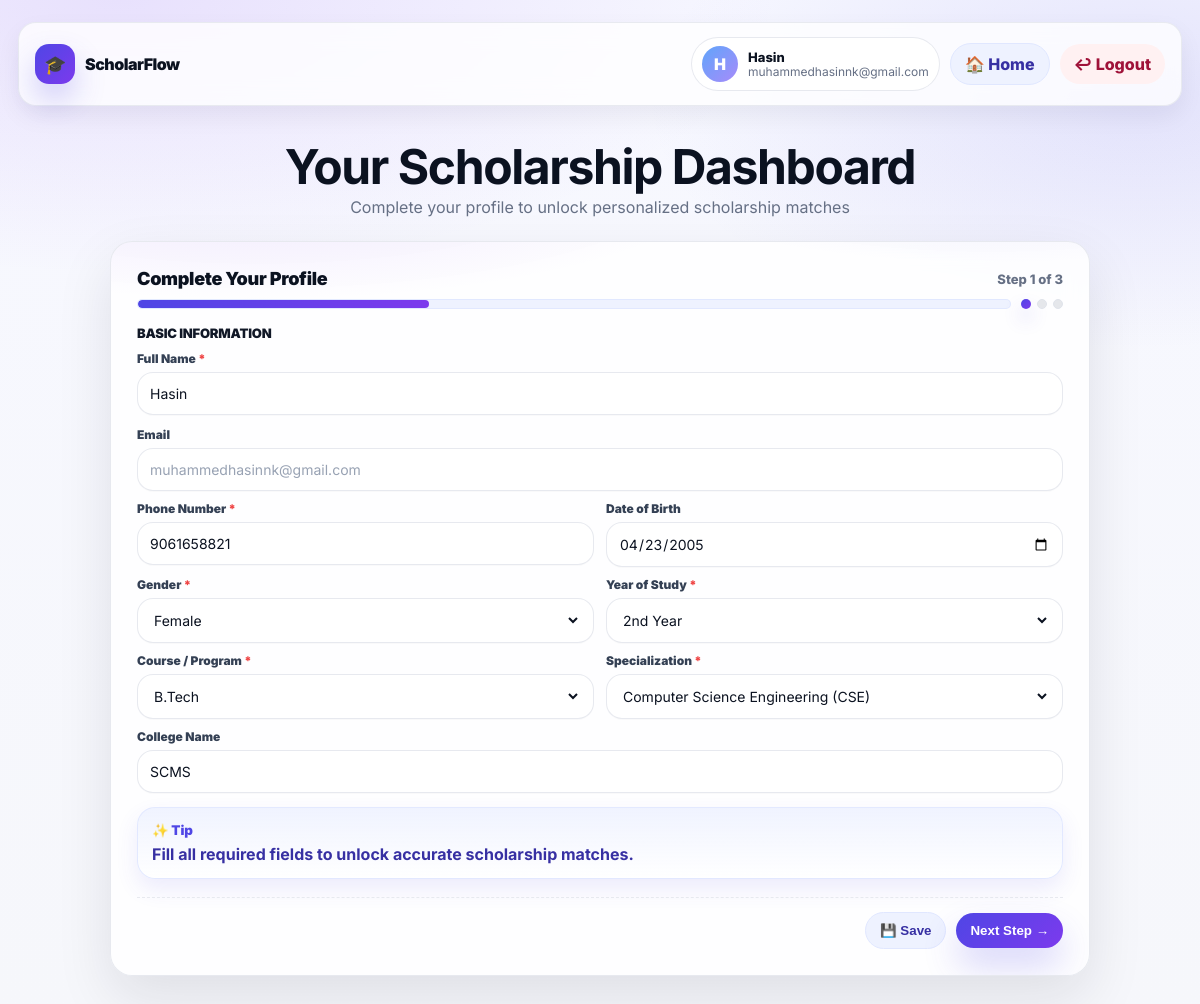
The app's page /dashboard (signed in) with its own data.
### tables this page shows
CREATE TABLE student_profiles (
            id INTEGER PRIMARY KEY AUTOINCREMENT,
            user_email TEXT UNIQUE NOT NULL,
            full_name TEXT,
            phone TEXT,
            gender TEXT,
            dob TEXT,
            state TEXT,
            category TEXT,
            course TEXT,
            specialization TEXT,
            college TEXT,
            year_of_study TEXT,
            cgpa REAL,
            income REAL,
            skills TEXT,
            created_at TIMESTAMP DEFAULT CURRENT_TIMESTAMP,
            updated_at TIMESTAMP DEFAULT CURRENT_TIMESTAMP
        );

### app.py (the view)
@app.route("/dashboard")
@login_required
def dashboard():
    saved_profile = get_student_profile(session["user_email"])
    return render_template(
        "dashboard.html",
        user_name=session.get("user_name", "Student"),
        user_email=session.get("user_email", ""),
        saved_profile=saved_profile
    )

### app.py (called while the page is built)
def get_conn():
    conn = sqlite3.connect(DB_PATH)
    conn.row_factory = sqlite3.Row
    return conn

def get_student_profile(user_email):
    conn = get_conn()
    cur = conn.cursor()
    cur.execute("SELECT * FROM student_profiles WHERE user_email=?", (user_email,))
    row = cur.fetchone()
    conn.close()
    return row

def login_required(f):
    @wraps(f)
    def wrap(*args, **kwargs):
        if "user_email" not in session:
            flash("Please login first.", "warning")
            return redirect(url_for("login"))
        return f(*args, **kwargs)
    return wrap

### templates/dashboard.html (shortened to what this page needs)
<!DOCTYPE html>
<html lang="en">
<head>
</head>
<body>
  <div class="wrap">
    <div class="nav">
      <div class="brand">
        <div class="brand-badge">🎓</div>
        <div>ScholarFlow</div>
      </div>
      <div class="nav-right">
        <div class="userchip">
          <div class="avatar" id="avatarText">S</div>
          <div class="user-meta">
            <div class="user-name">{{ user_name }}</div>
            <div class="user-email">{{ user_email }}</div>
          </div>
        </div>
        <a class="btn btn-soft" href="{{ url_for('home') }}">🏠 Home</a>
        <a class="btn btn-danger" href="{{ url_for('logout') }}">↩ Logout</a>
      </div>
    </div>
    <div class="hero">
      <h1>Your Scholarship Dashboard</h1>
      <p>Complete your profile to unlock personalized scholarship matches</p>
    </div>
    <div class="grid">
      <div class="card">
        <div class="card-pad">
          <div class="card-title">
            <h2>Complete Your Profile</h2>
            <div class="step-meta" id="stepMeta">Step 1 of 3</div>
          </div>
          <div class="progress-wrap">
            <div class="progress"><div id="progressBar"></div></div>
            <div class="step-dots" aria-label="Steps">
              <span class="dot active" id="dot1"></span>
              <span class="dot" id="dot2"></span>
              <span class="dot" id="dot3"></span>
            </div>
          </div>
          <form method="POST" action="{{ url_for('recommendations_page') }}">
            <div class="step" id="step1">
              <div class="section-h">Basic Information</div>
              <div class="form-grid one">
                <div>
                  <label>Full Name <span class="req">*</span></label>
                  <div class="field">
                    <input
                      id="full_name"
                      name="full_name"
                      value="{{ saved_profile.full_name if saved_profile else user_name }}"
                      placeholder="Enter your full name"
                      required
                    >
                  </div>
                </div>
                <div>
                  <label>Email</label>
                  <div class="field">
                    <input id="email" value="{{ user_email }}" disabled>
                  </div>
                </div>
              </div>
              <div class="form-grid">
                <div>
                  <label>Phone Number <span class="req">*</span></label>
                  <div class="field">
                    <input
                      id="phone"
                      name="phone"
                      type="tel"
                      pattern="[0-9]{10}"
                      maxlength="10"
                      minlength="10"
                      inputmode="numeric"
                      required
                      value="{{ saved_profile.phone if saved_profile else '' }}"
                      placeholder="Enter 10 digit phone number"
                      title="Phone number must be exactly 10 digits"
                    >
                  </div>
                </div>
                <div>
                  <label>Date of Birth</label>
                  <div class="field">
                    <input
                      id="dob"
                      name="dob"
                      type="date"
                      value="{{ saved_profile.dob if saved_profile else '' }}"
                    >
                  </div>
                </div>
              </div>
              <div class="form-grid">
                <div>
                  <label>Gender <span class="req">*</span></label>
                  <div class="field">
                    <select id="gender" name="gender" required>
                      <option value="Female" {% if saved_profile and saved_profile.gender == 'Female' %}selected{% endif %}>Female</option>
                    </select>
                  </div>
                </div>
                <div>
                  <label>Year of Study <span class="req">*</span></label>
                  <div class="field">
                    <select id="year_of_study" name="year_of_study" required>
                      <option value="2" {% if saved_profile and saved_profile.year_of_study|string == '2' %}selected{% endif %}>2nd Year</option>
                    </select>
                  </div>
                </div>
              </div>
              <div class="form-grid">
                <div>
                  <label>Course / Program <span class="req">*</span></label>
                  <div class="field">
                    <select id="course" name="course" required onchange="updateSpecializations()">
                      <option value="B.Tech" {% if saved_profile and saved_profile.course == 'B.Tech' %}selected{% endif %}>B.Tech</option>
                    </select>
                  </div>
                </div>
                <div>
                  <label>Specialization <span class="req">*</span></label>
                  <div class="field">
                    <select id="specialization" name="specialization" required data-selected="{{ saved_profile.specialization if saved_profile else '' }}">
                      <option value="">Select specialization</option>
                    </select>
                  </div>
                </div>
              </div>
              <div class="form-grid one">
                <div>
                  <label>College Name</label>
                  <div class="field">
                    <input
                      id="college"
                      name="college"
                      value="{{ saved_profile.college if saved_profile else '' }}"
                      placeholder="Enter your college name"
                    >
                  </div>
                </div>
              </div>
              <div class="tip">
                <small>✨ Tip</small>
                Fill all required fields to unlock accurate scholarship matches.
              </div>
            </div>
            <div class="actions">
              <div class="right-actions">
                <button type="button" class="btn btn-soft" onclick="saveProfileMessage()">💾 Save</button>
                <button type="button" class="btn btn-primary" id="nextBtn" onclick="nextStep()">Next Step →</button>
              </div>
            </div>
          </form>
        </div>
      </div>
    </div>
  </div>
</body>
</html>

### records on screen
student_profiles: full_name "Hasin", user_email "muhammedhasinnk@gmail.com", phone "9061658821", dob "04/23/2005", gender "Female", year_of_study "2nd Year", course "B.Tech", specialization "Computer Science Engineering (CSE)", college "SCMS"
